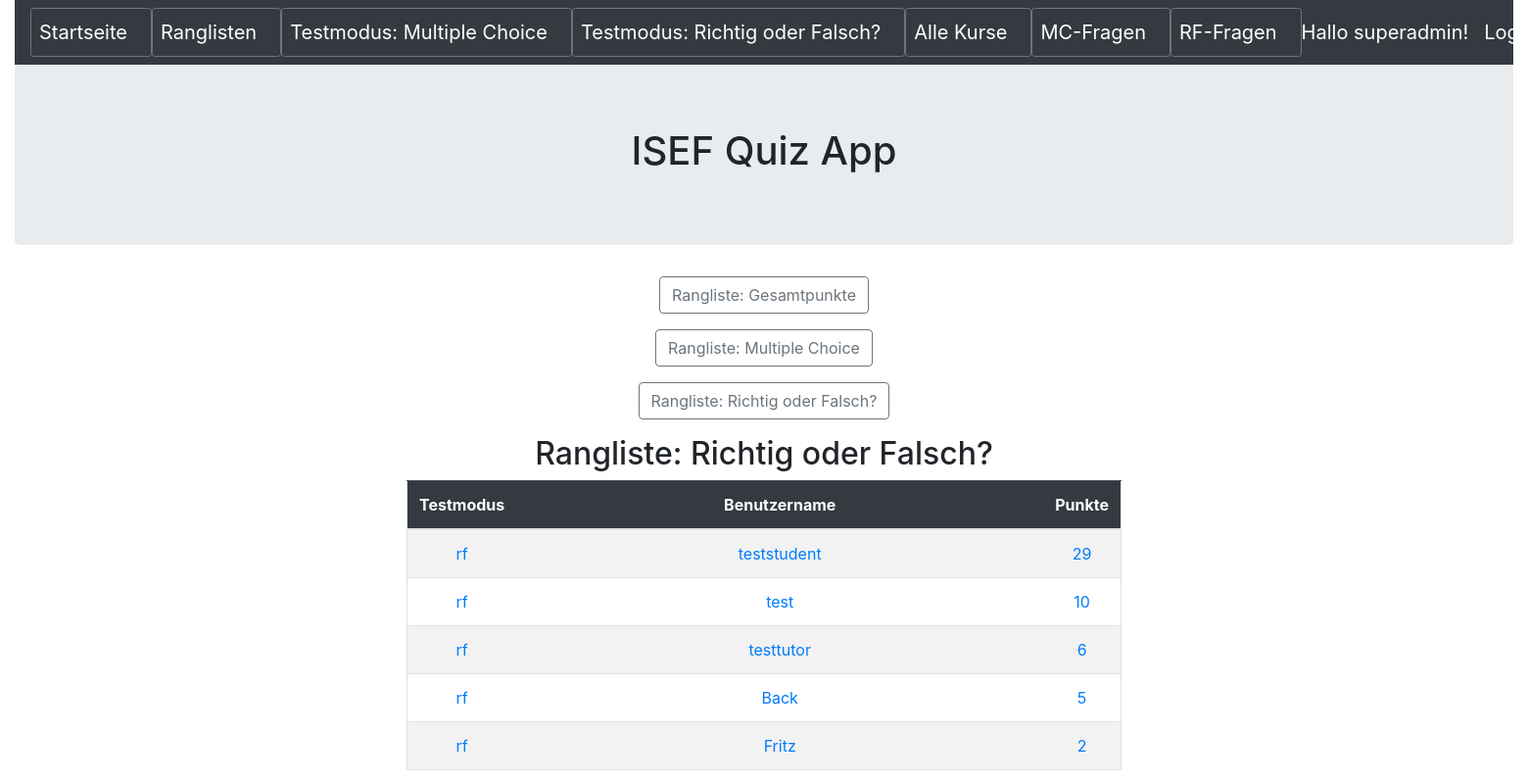
Page /ergebnistoprfgroupbypunkte (signed in) on the committed database.
### quiz/models.py (models this page shows, shortened)
class Ergebnis(models.Model):
    testmodus = models.CharField(max_length=20,blank=False)
    benutzername = models.CharField(max_length=50,blank=False)
    kursid = models.CharField(max_length=5,blank=False)
    kursname = models.CharField(max_length=50,blank=False)
    zeitsekunden = models.IntegerField(blank=False)
    datum = models.DateField(auto_now_add=True)
    punkte = models.IntegerField(blank=False)
    fragentotal = models.IntegerField(blank=False)
    fragenkorrekt = models.IntegerField(blank=False)
    fragenfalsch = models.IntegerField(blank=False)

### quiz/views.py (the view)
# urls.py: path('ergebnistoprfgroupbypunkte', ErgebnisTopRFGroupByPunkte.as_view(), name='ergebnis_toprfgroupbypunkte'),
class ErgebnisTopRFGroupByPunkte(AuthListView):
    model = Ergebnis
    template_name = 'ergebnis/ergebnis_toprfgroupbypunkte.html'
    fields = '__all__'
    permission_required = ('quiz.view_ergebnis')
    def get_queryset(self):
        return Ergebnis.objects.raw('select id, benutzername, sum(punkte) as punkte from quiz_ergebnis where testmodus="rf" group by benutzername order by punkte DESC')

### quiz/templates/ergebnis/ergebnis_toprfgroupbypunkte.html
{% extends 'base.html' %}
{% block content %}
<div class="text-center">
	<p><button type="button" class="btn btn-outline-secondary" onclick="location.href='{% url 'ergebnis_topgroupbypunkte'  %}'"> Rangliste: Gesamtpunkte</button></p>
	<p><button type="button" class="btn btn-outline-secondary " onclick="location.href='{% url 'ergebnis_topmcgroupbypunkte' %}'"> Rangliste: Multiple Choice</button></p>
	<p><button type="button" class="btn btn-outline-secondary" onclick="location.href='{% url 'ergebnis_toprfgroupbypunkte' %}'"> Rangliste: Richtig oder Falsch?</button></p>
</div>
<h2 class="text-center">Rangliste: Richtig oder Falsch?</h2>
<div class="container text-center">
	<div class="row justify-content-md-center">
		<div class="col-sm-8 ">
			<table  class ="table border table-hover table-striped">
				<thead class="table-dark">
					<th width=100 scope = "col">Testmodus</th>
					<th width=550 scope = "col">Benutzername</th>
					<th scope = "col">Punkte</th>
				</thead>
				<tbody>
				{% for ergebnis in object_list %}
					<tr>
						<td> <a href="{% url 'ergebnis_detail' ergebnis.pk %}">{{ ergebnis.testmodus }}</a> </td>
						<td> <a href="{% url 'ergebnis_detail' ergebnis.pk %}">{{ ergebnis.benutzername }}</a> </td>
						<td> <a href="{% url 'ergebnis_detail' ergebnis.pk %}">{{ ergebnis.punkte }}</a> </td>
					</tr>
				{% endfor %}
				</tbody>
			</table>
		</div>
	</div>
</div>
{% endblock content %}

### templates/base.html (shortened to what this page needs)
<!DOCTYPE html>
<html>
  <head>
	<link rel="stylesheet" href="https://stackpath.bootstrapcdn.com/bootstrap/4.5.0/css/bootstrap.min.css">
  </head>
  <body>
    <div class="container-fluid">
        <header>
            <nav class="navbar navbar-expand-lg navbar-dark bg-dark">
                <button type="button" class="btn btn-outline-secondary btn-sm"><a class="navbar-brand" href="{% url 'index' %}">Startseite</a></button>
                <button type="button" class="btn btn-outline-secondary btn-sm"><a class="navbar-brand" href="{% url 'ergebnis_start' %}">Ranglisten</a></button>
                <button type="button" class="btn btn-outline-secondary btn-sm"><a class="navbar-brand" href="{% url 'mctest_select' %}">Testmodus: Multiple Choice</a></button>
                <button type="button" class="btn btn-outline-secondary btn-sm"><a class="navbar-brand" href="{% url 'rftest_select' %}">Testmodus: Richtig oder Falsch?</a></button>
                <button type="button" class="btn btn-outline-secondary btn-sm"><a class="navbar-brand" href="{% url 'kurs_start' %}">Alle Kurse</a></button>
                <button type="button" class="btn btn-outline-secondary btn-sm"><a class="navbar-brand" href="{% url 'frage_start' %}">MC-Fragen</a></button>
                <button type="button" class="btn btn-outline-secondary btn-sm"><a class="navbar-brand" href="{% url 'richtigoderfalsch_start' %}">RF-Fragen</a></button>
				{% if user.is_authenticated %}
                <a class="navbar-brand ml-auto order-md-last ">Hallo {{ user.get_username }}!</a>
                <a class="navbar-brand ml-auto order-md-last" href="{% url 'logout'%}?next={{request.path}}">Logout</a>
                {% else %}
                <a class="navbar-brand ml-auto order-md-last" href="{% url 'login'%}?next={{request.path}}">Login</a>
                {% endif %}
            </nav>
        </header>
        <div class="jumbotron">
            <h1 class="text-center">ISEF Quiz App</h1>
        </div>
        {% block content %}
        {% endblock content %}
    </div>
  </body>
</html>

### rows in the picture
Ergebnis: testmodus "rf", benutzername "teststudent", punkte "29"
Ergebnis: testmodus "rf", benutzername "test", punkte "10"
Ergebnis: testmodus "rf", benutzername "testtutor", punkte "6"
Ergebnis: testmodus "rf", benutzername "Back", punkte "5"
Ergebnis: testmodus "rf", benutzername "Fritz", punkte "2"

### other values in the picture
{{ user.get_username }} "superadmin"
